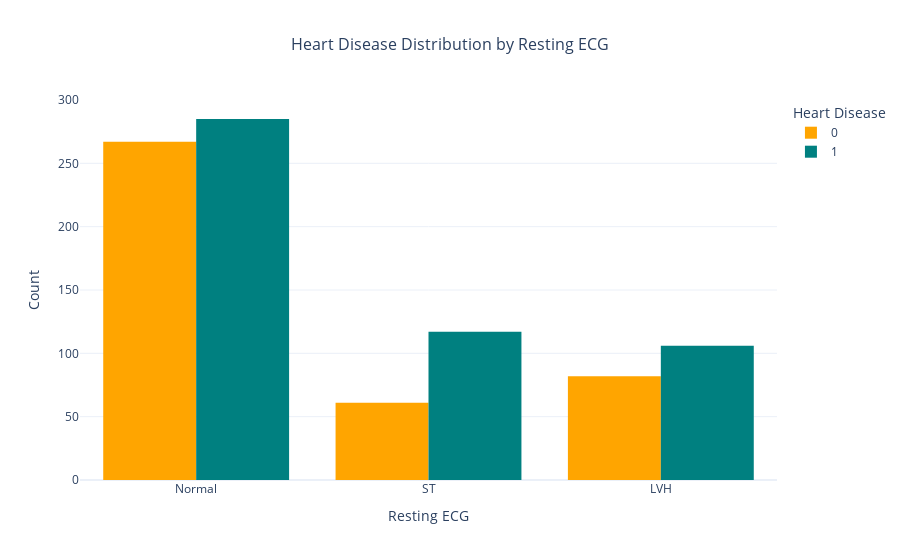

Notebook cell for this chart:
### Code cell
#Plotting heart disease distribution by resting ECG
# Create the histogram

fig = px.histogram(
    data, 
    x='RestingECG', 
    color='HeartDisease', 
    barmode='group',  # Grouped bars
    color_discrete_sequence=['Orange', 'Teal'],  # Use contrasting colors
    title='Heart Disease Distribution by Resting ECG'
)

# Customize the layout

fig.update_layout(
    xaxis_title='Resting ECG',
    yaxis_title='Count',
    legend_title='Heart Disease',
    template='plotly_white',
    title_font_size=16,
    title_x=0.5,  # Center the title
    yaxis=dict(range=[0, 300])  # Adjust y-axis range
)

# Show the plot
fig.show()

### Figure 1 — Plotly figure (JSON) as saved in the notebook; plotly's stock layout.template omitted (floating-point values rounded to 4 significant figures; data arrays with more than 128 entries replaced by an {"elided": "..."} marker saying what was removed)
{"data": [{"alignmentgroup": "True", "bingroup": "x", "hovertemplate": "HeartDisease=0<br>RestingECG=%{x}<br>count=%{y}<extra></extra>", "legendgroup": "0", "marker": {"color": "Orange", "pattern": {"shape": ""}}, "name": "0", "offsetgroup": "0", "orientation": "v", "showlegend": true, "type": "histogram", "x": {"elided": "410 str values"}, "xaxis": "x", "yaxis": "y"}, {"alignmentgroup": "True", "bingroup": "x", "hovertemplate": "HeartDisease=1<br>RestingECG=%{x}<br>count=%{y}<extra></extra>", "legendgroup": "1", "marker": {"color": "Teal", "pattern": {"shape": ""}}, "name": "1", "offsetgroup": "1", "orientation": "v", "showlegend": true, "type": "histogram", "x": {"elided": "508 str values"}, "xaxis": "x", "yaxis": "y"}], "layout": {"barmode": "group", "legend": {"title": {"text": "Heart Disease"}, "tracegroupgap": 0}, "title": {"font": {"size": 16}, "text": "Heart Disease Distribution by Resting ECG", "x": 0.5}, "xaxis": {"anchor": "y", "domain": [0, 1], "title": {"text": "Resting ECG"}}, "yaxis": {"anchor": "x", "domain": [0, 1], "range": [0, 300], "title": {"text": "Count"}}}}
